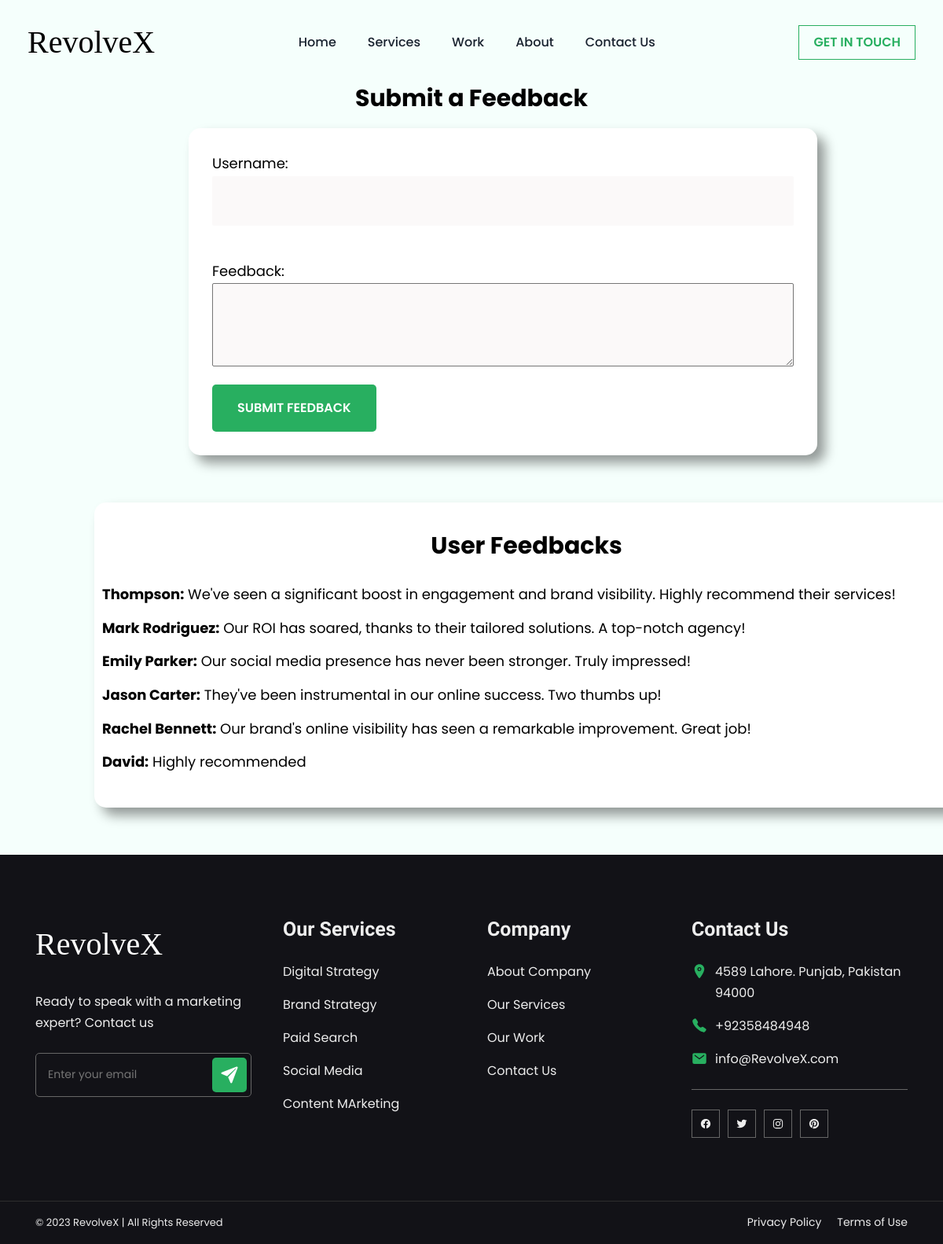
The page /reviews_page on the database its author committed.
### tables this page shows
CREATE TABLE reviews (
            id INTEGER PRIMARY KEY AUTOINCREMENT,
            username TEXT NOT NULL,
            review TEXT NOT NULL
        );

### app.py (the view)
@app.route('/reviews_page')
def reviews_page():
    conn = sqlite3.connect('reviews.db')
    c = conn.cursor()
    c.execute('SELECT * FROM reviews')
    reviews = c.fetchall()
    conn.close()
    return render_template('reviews.html', reviews=reviews)

### templates/reviews.html (shortened to what this page needs)
<!DOCTYPE html>
<html lang="en">
<head>
  <link rel="stylesheet" href="https://cdnjs.cloudflare.com/ajax/libs/font-awesome/6.5.1/css/all.min.css" />
  <link rel="stylesheet" href="{{ url_for('static', filename='style.css') }}">
</head>
<body class="ee">
  <header class="header" data-header>
    <div class="container">
      <a href="{{ url_for('indexs') }}" class="logos">RevolveX</a>
      <nav class="navbar" data-navbar>
        <ul class="navbar-list">
          <li>
            <a href="{{ url_for('indexs') }}" class="navbar-link" data-nav-link>Home</a>
          </li>
          <li>
            <a href="{{ url_for('services') }}" class="navbar-link" data-nav-link>Services</a>
          </li>
          <li>
            <a href="{{ url_for('work') }}" class="navbar-link" data-nav-link>Work</a>
          </li>
          <li>
            <a href="{{ url_for('about') }}" class="navbar-link" data-nav-link>About</a>
          </li>
          <li>
            <a href="{{ url_for('contact') }}" class="navbar-link" data-nav-link>Contact Us</a>
          </li>
        </ul>
      </nav>
      <a href="{{ url_for('contact') }}" class="btn-outline">Get in touch</a>
    </div>
  </header>
  <main>
    <article>
    <section class="review">
      <div id="reviews">
          <h2>Submit a Feedback</h2>
          <form action="/submit_review" class="wrappers" method="post">
              <label class="re" for="username">Username:</label>
              <input type="text" name="username" required class="input-fields"><br>
              <label class="re" for="review">Feedback:</label><br>
              <textarea name="review" rows="4" required  class="input-fields"></textarea><br>
              <button type="submit" class="btn btn-primary">Submit Feedback</button>
          </form>
          <form action="" class="wrapperss">
          <h2>User Feedbacks</h2>
          <div class="set">
            <ul>
                {% for review in reviews %}
                  <li><strong>{{ review[1] }}:</strong> {{ review[2] }}</li>
                {% endfor %}
            </ul>
          </div>
        </form>
      </div>
    </section>
  <footer class="footer">
    <div class="footer-top section">
      <div class="container">
        <div class="footer-brand">
          <a href="#" class="logoss">RevolveX</a>
          <p class="footer-text">
            Ready to speak with a marketing expert? Contact us
          </p>
          <form action="" class="newsletter-form">
            <input type="email" name="email_address" placeholder="Enter your email" required class="email-field">
            <button type="submit" class="form-btn">
              <ion-icon name="paper-plane" aria-hidden="true"></ion-icon>
            </button>
          </form>
        </div>
        <ul class="footer-list">
          <li>
            <p class="footer-list-title">Our Services</p>
          </li>
          <li>
            <a href="#" class="footer-link">Digital Strategy</a>
          </li>
          <li>
            <a href="#" class="footer-link">Brand Strategy</a>
          </li>
          <li>
            <a href="#" class="footer-link">Paid Search</a>
          </li>
          <li>
            <a href="#" class="footer-link">Social Media</a>
          </li>
          <li>
            <a href="#" class="footer-link">Content MArketing</a>
          </li>
        </ul>
        <ul class="footer-list">
          <li>
            <p class="footer-list-title">Company</p>
          </li>
          <li>
            <a href="#" class="footer-link">About Company</a>
          </li>
          <li>
            <a href="#" class="footer-link">Our Services</a>
          </li>
          <li>
            <a href="#" class="footer-link">Our Work</a>
          </li>
          <li>
            <a href="#" class="footer-link">Contact Us</a>
          </li>
        </ul>
        <ul class="footer-list">
          <li>
            <p class="footer-list-title">Contact Us</p>
          </li>
          <li class="footer-item">
            <ion-icon name="location" aria-hidden="true"></ion-icon>
            <address class="contact-link address">
               4589 Lahore. Punjab,  Pakistan 94000
            </address>
          </li>
          <li class="footer-item">
            <ion-icon name="call" aria-hidden="true"></ion-icon>
            <a href="tel:+7894631546876" class="contact-link">+92358484948</a>
          </li>
          <li class="footer-item">
            <ion-icon name="mail" aria-hidden="true"></ion-icon>
            <a href="mailto:info@hoolix.com" class="contact-link">info@RevolveX.com</a>
          </li>
          <li class="footer-item">
            <ul class="social-list">
              <li>
                <a href="#" class="social-link">
                  <ion-icon name="logo-facebook"></ion-icon>
                </a>
              </li>
              <li>
                <a href="#" class="social-link">
                  <ion-icon name="logo-twitter"></ion-icon>
                </a>
              </li>
              <li>
                <a href="#" class="social-link">
                  <ion-icon name="logo-instagram"></ion-icon>
                </a>
              </li>
              <li>
                <a href="#" class="social-link">
                  <ion-icon name="logo-pinterest"></ion-icon>
                </a>
              </li>
            </ul>
          </li>
        </ul>
      </div>
    </div>
    <div class="footer-bottom">
      <div class="container">
        <p class="copyright">
          &copy; 2023 RevolveX | All Rights Reserved <a href="#" class="copyright-link"></a>
        </p>
        <ul class="footer-bottom-list">
          <li>
            <a href="#" class="footer-bottom-link">Privacy Policy</a>
          </li>
          <li>
            <a href="#" class="footer-bottom-link">Terms of Use</a>
          </li>
        </ul>
      </div>
    </div>
  </footer>
  </body>
</html>

### rows shown on the page
reviews: username "Thompson", review "We've seen a significant boost in engagement and brand visibility. Highly recommend their services!"
reviews: username "Mark Rodriguez", review "Our ROI has soared, thanks to their tailored solutions. A top-notch agency!"
reviews: username "Emily Parker", review "Our social media presence has never been stronger. Truly impressed!"
reviews: username "Jason Carter", review "They've been instrumental in our online success. Two thumbs up!"
reviews: username "Rachel Bennett", review "Our brand's online visibility has seen a remarkable improvement. Great job!"
reviews: username "David", review "Highly recommended"
